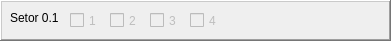
      <widget class="QFrame" name="frame_36">
       <property name="geometry">
        <rect>
         <x>450</x>
         <y>50</y>
         <width>391</width>
         <height>41</height>
        </rect>
       </property>
       <property name="frameShape">
        <enum>QFrame::WinPanel</enum>
       </property>
       <property name="frameShadow">
        <enum>QFrame::Raised</enum>
       </property>
       <widget class="QCheckBox" name="cb011">
        <property name="enabled">
         <bool>false</bool>
        </property>
        <property name="geometry">
         <rect>
          <x>70</x>
          <y>10</y>
          <width>41</width>
          <height>21</height>
         </rect>
        </property>
        <property name="text">
         <string>1</string>
        </property>
       </widget>
       <widget class="QCheckBox" name="cb012">
        <property name="enabled">
         <bool>false</bool>
        </property>
        <property name="geometry">
         <rect>
          <x>110</x>
          <y>10</y>
          <width>41</width>
          <height>21</height>
         </rect>
        </property>
        <property name="text">
         <string>2</string>
        </property>
       </widget>
       <widget class="QLabel" name="label_42">
        <property name="geometry">
         <rect>
          <x>10</x>
          <y>10</y>
          <width>58</width>
          <height>16</height>
         </rect>
        </property>
        <property name="text">
         <string>Setor 0.1</string>
        </property>
       </widget>
       <widget class="QCheckBox" name="cb013">
        <property name="enabled">
         <bool>false</bool>
        </property>
        <property name="geometry">
         <rect>
          <x>150</x>
          <y>10</y>
          <width>41</width>
          <height>21</height>
         </rect>
        </property>
        <property name="text">
         <string>3</string>
        </property>
        <property name="checked">
         <bool>false</bool>
        </property>
       </widget>
       <widget class="QCheckBox" name="cb014">
        <property name="enabled">
         <bool>false</bool>
        </property>
        <property name="geometry">
         <rect>
          <x>190</x>
          <y>10</y>
          <width>41</width>
          <height>21</height>
         </rect>
        </property>
        <property name="text">
         <string>4</string>
        </property>
       </widget>
       <widget class="QFrame" name="frame_37">
        <property name="geometry">
         <rect>
          <x>460</x>
          <y>0</y>
          <width>391</width>
          <height>41</height>
         </rect>
        </property>
        <property name="frameShape">
         <enum>QFrame::WinPanel</enum>
        </property>
        <property name="frameShadow">
         <enum>QFrame::Raised</enum>
        </property>
        <widget class="QCheckBox" name="checkBox_297">
         <property name="geometry">
          <rect>
           <x>70</x>
           <y>10</y>
           <width>41</width>
           <height>21</height>
          </rect>
         </property>
         <property name="text">
          <string>1</string>
         </property>
        </widget>
        <widget class="QCheckBox" name="checkBox_298">
         <property name="geometry">
          <rect>
           <x>110</x>
           <y>10</y>
           <width>41</width>
           <height>21</height>
          </rect>
         </property>
         <property name="text">
          <string>2</string>
         </property>
        </widget>
        <widget class="QLabel" name="label_43">
         <property name="geometry">
          <rect>
           <x>10</x>
           <y>10</y>
           <width>58</width>
           <height>16</height>
          </rect>
         </property>
         <property name="text">
          <string>Setor 1.1</string>
         </property>
        </widget>
        <widget class="QCheckBox" name="checkBox_299">
         <property name="geometry">
          <rect>
           <x>150</x>
           <y>10</y>
           <width>41</width>
           <height>21</height>
          </rect>
         </property>
         <property name="text">
          <string>3</string>
         </property>
        </widget>
        <widget class="QCheckBox" name="checkBox_300">
         <property name="geometry">
          <rect>
           <x>190</x>
           <y>10</y>
           <width>41</width>
           <height>21</height>
          </rect>
         </property>
         <property name="text">
          <string>4</string>
         </property>
        </widget>
        <widget class="QCheckBox" name="checkBox_301">
         <property name="geometry">
          <rect>
           <x>230</x>
           <y>10</y>
           <width>41</width>
           <height>21</height>
          </rect>
         </property>
         <property name="text">
          <string>5</string>
         </property>
        </widget>
        <widget class="QCheckBox" name="checkBox_302">
         <property name="geometry">
          <rect>
           <x>270</x>
           <y>10</y>
           <width>41</width>
           <height>21</height>
          </rect>
         </property>
         <property name="text">
          <string>6</string>
         </property>
        </widget>
        <widget class="QCheckBox" name="checkBox_303">
         <property name="geometry">
          <rect>
           <x>310</x>
           <y>10</y>
           <width>41</width>
           <height>21</height>
          </rect>
         </property>
         <property name="text">
          <string>7</string>
         </property>
        </widget>
        <widget class="QCheckBox" name="checkBox_304">
         <property name="geometry">
          <rect>
           <x>350</x>
           <y>10</y>
           <width>41</width>
           <height>21</height>
          </rect>
         </property>
         <property name="text">
          <string>8</string>
         </property>
        </widget>
       </widget>
      </widget>
